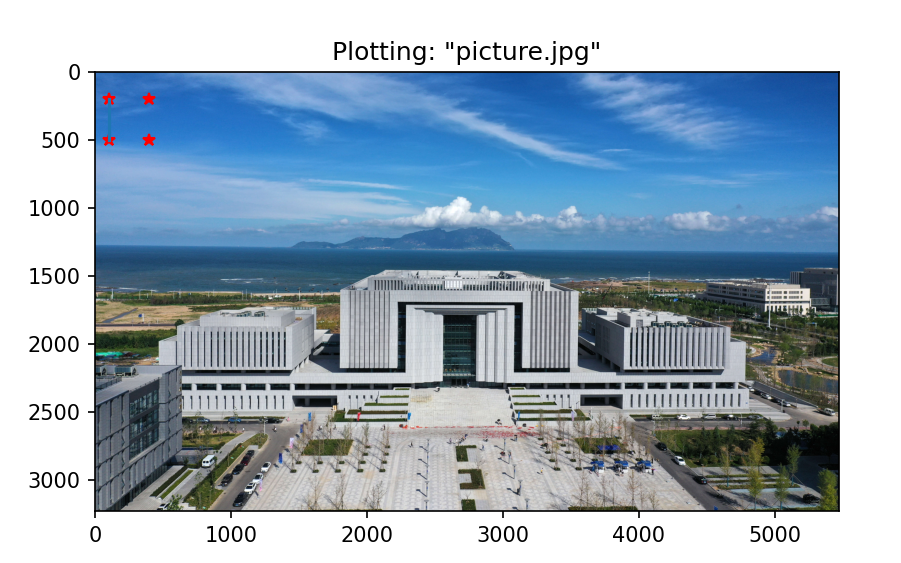

Write the Python code that produced this figure.
from PIL import Image
from pylab import *
 # 读取图像到数组中
im = array(Image.open('picture.jpg'))
 # 绘制图像
imshow(im)
 # 一些点
x = [100,100,400,400]
y = [200,500,200,500]
 # 使用红色星状标记绘制点
plot(x,y,'r*')
 # 绘制连接前两个点的线
plot(x[:2],y[:2])
 # 添加标题，显示绘制的图像
title('Plotting: "picture.jpg"')
show()
